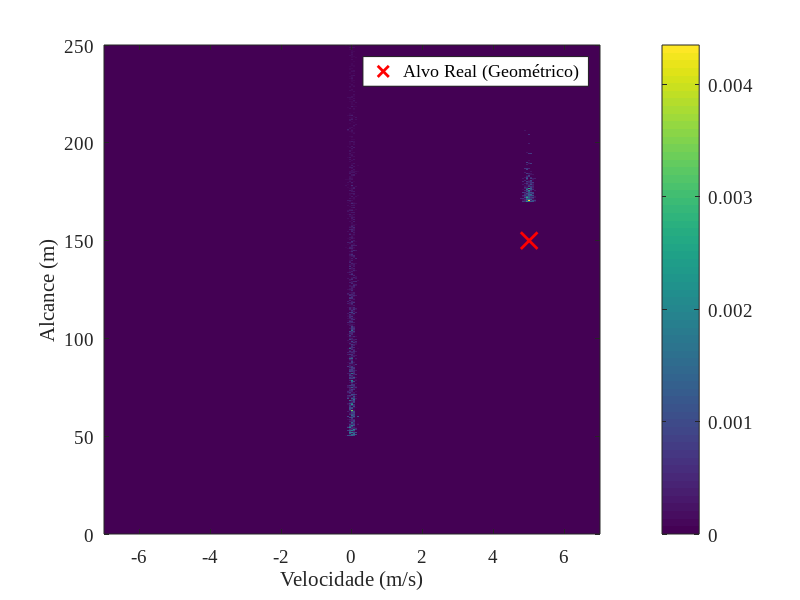
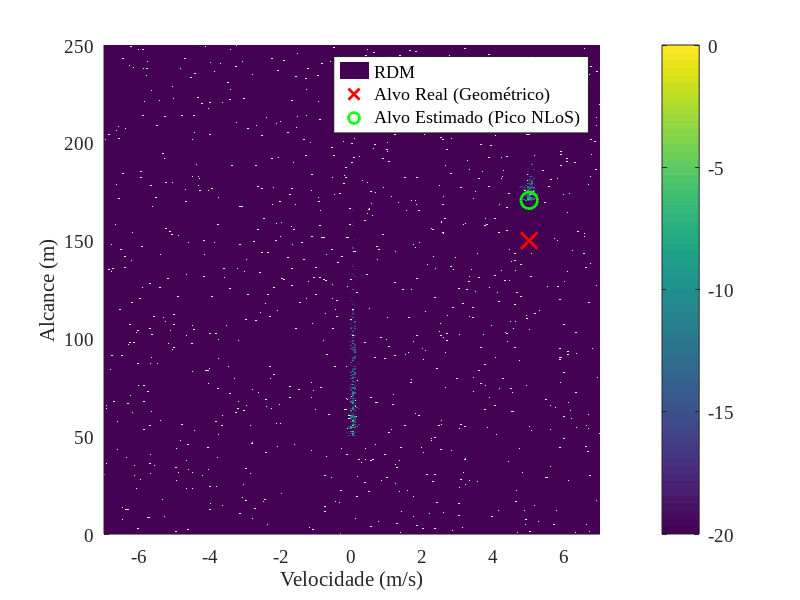

Here is the MATLAB script that generated these plots, in order:
%% Simulação de SONAR Ativo OTFS (Reverberação de Fundo Ampla + Alvo NLoS)
%
% Autor: Jonathan da Silva Cuellar
%
clc;
clear;
close all;
%% 1. Parâmetros Globais e Físicos
T = 25; S = 35; D = 20; P = D/10;
c = 1449.2 + 4.6*T - 0.055*T^2 + 0.00029*T^3 + (1.34 - 0.01*T)*(S - 35) + 0.016*P;
fprintf('Velocidade do som (c): %.2f m/s\n', c);
%% 2. Parâmetros da Grade OTFS
fc = 40e3; % 40 kHz
total_BW = 3e3; % 3 kHz
N = 1024; % Bins de Atraso (Range)
M = 256;  % Bins de Doppler (Velocidade)
% --- Parâmetros Finais da Grade ---
delta_f = total_BW / N;
T_sym = 1 / delta_f;
delta_tau = 1 / total_BW;
tau_grid = (0:N-1) * delta_tau;
range_grid = tau_grid * c / 2;
delta_nu = 1 / T_sym;
nu_grid_shifted = (-(M/2) : (M/2)-1) * delta_nu;
velocity_grid = nu_grid_shifted * c / (2 * fc);
% Verificar especificações
fprintf('\n--- Parâmetros da Grade OTFS ---\n');
fprintf('Range: 0 a %.2f m (Resolução: %.2f m)\n', max(range_grid), range_grid(2));
fprintf('Velocidade: %.2f a %.2f m/s (Resolução: %.4f m/s)\n', min(velocity_grid), max(velocity_grid), velocity_grid(2)-velocity_grid(1));
% Checar se cobre os requisitos
assert(max(range_grid) >= 250, 'Erro: A grade não cobre 250m.');
assert(max(velocity_grid) >= 7, 'Erro: A grade não cobre +7 m/s.');
assert(min(velocity_grid) <= -7, 'Erro: A grade não cobre -7 m/s.');
%% 3. Modelo do Canal Submarino (Clutter + Alvo NLoS)
fprintf('\n--- Configurando Canal (Clutter de Fundo + Alvo NLoS) ---\n');
SNR_dB = 20;
% Modelo de Atenuação de Thorp
f_kHz = fc/1e3;
alpha_thorp_dB_km = 0.11 * (f_kHz^2)/(1 + f_kHz^2) + 44 * (f_kHz^2)/(4100 + f_kHz^2) + 2.75e-4 * f_kHz^2 + 0.003;
alpha_thorp_dB_m = alpha_thorp_dB_km / 1000;
fprintf('Atenuação de Thorp @ %.0f kHz: %.4f dB/m\n', f_kHz, alpha_thorp_dB_m);
% h_DD é a resposta ao impulso do canal no domínio Atraso-Doppler
h_DD = zeros(N, M);

% === Parte A: Modelo do CLUTTER do Fundo (ESTOCÁSTICO / REVERBERAÇÃO) ===
fprintf('Gerando clutter de fundo (reverberação estocástica)...\n');

% %% Caminhos para popular a "cauda" longa
num_clutter_paths = 10000; 

% --- Parâmetros do Clutter de Fundo ---
clutter_base_range_m = 50.0;    % O fundo COMEÇA em metros
mean_clutter_spread_m = 250.0;  % Espalhamento longo (como solicitado)
clutter_mean_velocity_mps = 0.0; % A velocidade média é 0
clutter_std_velocity_mps = 0.05; % "Jitter" de Doppler muito baixo (quase 0)
clutter_min_loss_dB = 15;
clutter_max_loss_dB = 40;
% --- Geração Aleatória (Vetorial) ---
clutter_ranges = clutter_base_range_m + exprnd(mean_clutter_spread_m, num_clutter_paths, 1);
clutter_velocities = clutter_mean_velocity_mps + clutter_std_velocity_mps * randn(num_clutter_paths, 1);
clutter_losses = clutter_min_loss_dB + (clutter_max_loss_dB - clutter_min_loss_dB) * rand(num_clutter_paths, 1);
% --- Processamento (Loop para preencher a grade h_DD) ---
for p = 1:num_clutter_paths
    R_p = clutter_ranges(p);
    v_p = clutter_velocities(p);
    loss_p = clutter_losses(p);
    
    % Calcular Ganho
    d_p = 2 * R_p;
    gain_geom_dB = -20 * log10(d_p);
    gain_thorp_dB = -alpha_thorp_dB_m * d_p;
    gain_extra_dB = -loss_p;
    total_gain_dB = gain_geom_dB + gain_thorp_dB + gain_extra_dB;
    gain_lin = 10^(total_gain_dB / 20);
    
    % Calcular Índices da Grade
    tau_p = d_p / c;
    tau_idx = round(tau_p / delta_tau) + 1;
    nu_p = (2 * v_p * fc) / c;
    nu_idx_unshifted = round(nu_p / delta_nu) + 1;
    nu_idx = mod(nu_idx_unshifted - 1, M) + 1;
    
    if tau_idx >= 1 && tau_idx <= N
        phase = exp(1j * 2 * pi * rand);
        h_DD(tau_idx, nu_idx) = h_DD(tau_idx, nu_idx) + (gain_lin * phase);
    end
end
fprintf('  %d caminhos de clutter de fundo gerados.\n', num_clutter_paths);
% =========================================================================
% === Parte B: Modelo do ALVO (NLoS - Zona de Sombra) ===
% =========================================================================
fprintf('Gerando cluster do alvo (NLoS)...\n');
multipath_n = 1000; % Caminhos aleatórios para formar o "cluster"

% --- Posição GEOMÉTRICA (LoS) do alvo - ONDE O SINAL NÃO CHEGA ---
geometric_range_m = 150.0;
%% Alvo
geometric_velocity_mps = 5.0; 

% --- Parâmetros do "Cluster" NLoS ---
range_NLoS_min_m = 170.0; 
mean_delay_spread_m = 5.0; % Um "cluster" em metros de espalhamento
std_velocity_mps = 0.07; % Pequeno espalhamento de velocidade
min_loss_dB = 5;  % Perda base do alvo (forte)
max_loss_dB = 20; % Perda máxima do cluster

for p = 1:multipath_n
    % 1. RANGES (Unilateral - Exponencial)
    R_p = range_NLoS_min_m + exprnd(mean_delay_spread_m);
    
    % 2. VELOCIDADES (Simétrica - Gaussiana)
    v_p = geometric_velocity_mps + std_velocity_mps * randn();
    
    % 3. PERDA (Aleatória)
    loss_p = min_loss_dB + (max_loss_dB - min_loss_dB) * rand();
    
    % Calcular Ganho (atenuação e reflexão)
    d_p = 2 * R_p;
    gain_geom_dB = -20 * log10(d_p);
    gain_thorp_dB = -alpha_thorp_dB_m * d_p;
    gain_extra_dB = -loss_p;
    total_gain_dB = gain_geom_dB + gain_thorp_dB + gain_extra_dB;
    gain_lin = 10^(total_gain_dB / 20);
    
    % Calcular Índices da Grade
    tau_p = d_p / c;
    tau_idx = round(tau_p / delta_tau) + 1;
    nu_p = (2 * v_p * fc) / c;
    nu_idx_unshifted = round(nu_p / delta_nu) + 1;
    nu_idx = mod(nu_idx_unshifted - 1, M) + 1;
    
    if tau_idx >= 1 && tau_idx <= N
        phase = exp(1j * 2 * pi * rand);
        h_DD(tau_idx, nu_idx) = h_DD(tau_idx, nu_idx) + (gain_lin * phase);
    end
end
fprintf('Cluster de canal NLoS com %d caminhos gerado.\n', multipath_n);

% === Plot do Canal (Gráfico 1) ===
figure_channel = figure('Name', 'Canal Combinado (Domínio DD)');
set(0, 'DefaultAxesFontName', 'Times New Roman')
set(0, 'DefaultAxesFontSize', 14)
set(0, 'DefaultTextFontname', 'Times New Roman')
set(0, 'DefaultTextFontSize', 12)
h_DD_shifted = fftshift(h_DD, 2);
imagesc(velocity_grid, range_grid, abs(h_DD_shifted));
%title('Canal |h_{DD}| (Reverberação de Fundo + Cluster de Alvo NLoS)');
xlabel('Velocidade (m/s)'); ylabel('Alcance (m)');
colorbar;

%% Ajuste do eixo Y e marcador do alvo
set(gca, 'YDir', 'normal'); % Garante que 0 está embaixo
xlim([-7, 7]);
ylim([0, 250]);
hold on;
plot(geometric_velocity_mps, geometric_range_m, 'rx', ...
    'MarkerSize', 12, 'LineWidth', 2, 'DisplayName', 'Alvo Real (Geométrico)');
legend;
% =========================================================================

%% 4. Transmissão OTFS
fprintf('\n--- Gerando Símbolos (TX) ---\n');
tx_data_real = (randi([0 1], N, M) * 2 - 1);
tx_data_imag = (randi([0 1], N, M) * 2 - 1);
X_DD = (tx_data_real + 1j * tx_data_imag) / sqrt(2); % Símbolos QPSK
%% 5. Aplicação do Canal (no domínio DD)
fprintf('--- Aplicando Canal e Ruído ---\n');
% Convolução 2D no domínio DD
Y_DD_sem_ruido = ifft2(fft2(h_DD) .* fft2(X_DD));
% Adicionar Ruído AWGN
signal_power = mean(abs(Y_DD_sem_ruido(:)).^2);
snr_lin = 10^(SNR_dB / 10);
noise_power = signal_power / snr_lin;
noise = sqrt(noise_power/2) * (randn(N, M) + 1j*randn(N, M));
Y_DD = Y_DD_sem_ruido + noise;
%% 6. Recepção e Processamento SONAR
fprintf('--- Processando Sinal (RX) ---\n');
% Filtro Casado (Correlação Cruzada 2D)
R_YX = ifft2(fft2(Y_DD) .* conj(fft2(X_DD)));
RDM = abs(R_YX).^2;
RDM_shifted = fftshift(RDM, 2);
%% 7. Análise e Visualização dos Resultados
fprintf('\n--- Resultados da Detecção ---\n');
% Normalizar e converter RDM para dB
RDM_dB = 10 * log10(RDM_shifted / max(RDM_shifted(:)));
% Encontrar o pico de detecção (Onde o receptor acha que o alvo está)
[max_val_dB, max_idx] = max(RDM_dB(:));
[peak_tau_idx, peak_nu_idx] = ind2sub([N, M], max_idx);
% Obter valores estimados de range e velocidade
estimated_range = range_grid(peak_tau_idx);
estimated_velocity = velocity_grid(peak_nu_idx);
% Obter valores reais GEOMÉTRICOS (Onde o alvo realmente está)
target_range_geometric = geometric_range_m;
target_velocity_geometric = geometric_velocity_mps;
% Imprimir resultados
fprintf('Alvo Real (Geométrico): Range = %.2f m, Velocidade = %.2f m/s (Em Zona de Sombra)\n', ...
    target_range_geometric, target_velocity_geometric);
fprintf('Alvo Estimado (Pico NLoS): Range = %.2f m, Velocidade = %.2f m/s (Pico: %.1f dB)\n', ...
    estimated_range, estimated_velocity, max_val_dB);

% === Plot do RDM (Gráfico 2) ===
figure_rdm = figure('Name', 'Mapa Alcance-Velocidade (RDM)', 'Position', [100, 100, 800, 600]);
set(0, 'DefaultAxesFontName', 'Times New Roman')
set(0, 'DefaultAxesFontSize', 14)
set(0, 'DefaultTextFontname', 'Times New Roman')
set(0, 'DefaultTextFontSize', 12)
surf(velocity_grid, range_grid, RDM_dB, 'EdgeColor', 'none');
view(2); % Vista 2D (de cima)
colorbar;
caxis([max_val_dB-20, max_val_dB]); % Mostrar 20 dB de range dinâmico
%title(sprintf('RDM (Reverberação de Fundo + Alvo NLoS @ %.0f m)', target_range_geometric));
xlabel('Velocidade (m/s)');
ylabel('Alcance (m)');
% Limitar eixos para a especificação
xlim([-7, 7]);
ylim([0, 250]); % Garante que 0 está embaixo
% Marcar posições
hold on;
% Alvo Real (GEOMÉTRICO) (X vermelho) - Onde o sinal NÃO está
plot3(target_velocity_geometric, target_range_geometric, max_val_dB + 5, 'rx', 'MarkerSize', 12, 'LineWidth', 2);
% Detecção (ESTIMATIVA) (Círculo verde) - Onde o cluster NLoS está
plot3(estimated_velocity, estimated_range, max_val_dB + 5, 'go', 'MarkerSize', 12, 'LineWidth', 2);
legend('RDM', 'Alvo Real (Geométrico)', 'Alvo Estimado (Pico NLoS)', 'Location', 'best');
grid on;
% =========================================================================

fprintf('\nSimulação concluída.\n');
